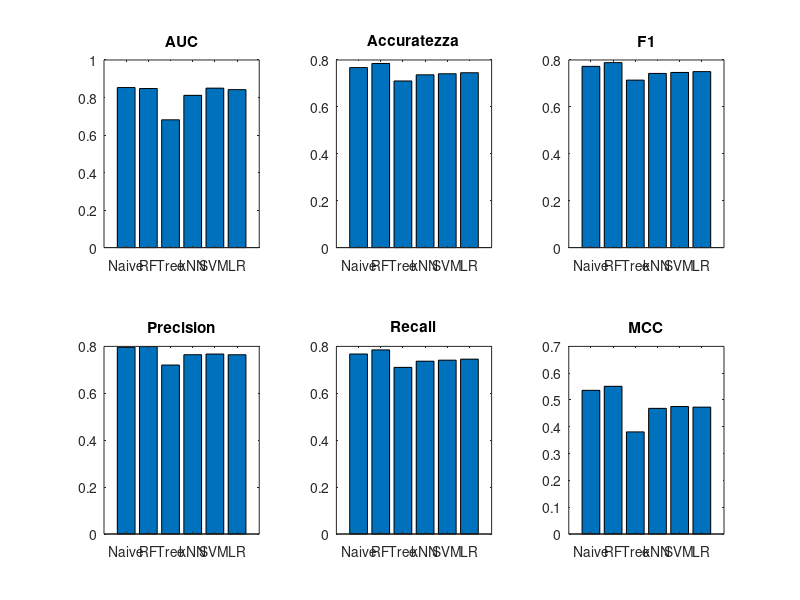

Here is the MATLAB script that generated this plot:
%% ----------------------------------------------------------- %
% Analisi dei risultati di Test & Score
clear all
close all


% Training set SMOTE 
Random = [0.8478464021748364	0.7850877192982456	0.7887091705447773	0.7991377101056865	0.7850877192982456	0.5510607948961899];
Naive = [0.8530711069577777	0.7675438596491229	0.7727784151425221	0.7962825410299944	0.7675438596491229	0.5360099757881742];
Logistic = [0.8419845382720245	0.7456140350877193	0.7504457165641376	0.76448883679254	0.7456140350877193	0.47334234146142395];
SVM = [0.8498853113584233	0.7412280701754386	0.7468480090230599	0.7673657182171113	0.7412280701754386	0.4756240731352333];
kNN = [0.8115283323421969	0.7368421052631579	0.7426680119726604	0.7646070516096065	0.7368421052631579	0.46878183597305234];
Tree = [0.6811655764166171	0.7105263157894737	0.7141160192147035	0.7204178703164021	0.7105263157894737	0.3809477566803176];


% ---------------------------------------------------------------------------------------- %
% Calcolo tutti i vettori da plottare
i=1;
AUC = [Naive(i) Random(i) Tree(i) kNN(i) SVM(i) Logistic(i)];
somenames = {'Naive'; 'RF'; 'Tree'; 'kNN'; 'SVM'; 'LR'};

% CA
i=2;
CA = [Naive(i); Random(i); Tree(i); kNN(i); SVM(i); Logistic(i)];

% F1
i=3;
F1 = [Naive(i); Random(i); Tree(i); kNN(i); SVM(i); Logistic(i)];

% Precision
i=4;
Prec = [Naive(i); Random(i); Tree(i); kNN(i); SVM(i); Logistic(i)];

% Recall
i=5;
Rec = [Naive(i); Random(i); Tree(i); kNN(i); SVM(i); Logistic(i)];

% MCC
i=6;
MCC = [Naive(i); Random(i); Tree(i); kNN(i); SVM(i); Logistic(i)];


%% ------------------------------------%
% plotto i risultati otenuti
figure('Name','Valutazione')

% AUC
subplot(2,3,1)
bar(AUC)
set(gca,'xticklabel',somenames)
% legend('Naive Bayes', 'Random Forest', 'Tree', 'kNN', 'SVM', 'Logistic Regression')
title('AUC')

% CA
subplot(2,3,2)
bar(CA)
set(gca,'xticklabel',somenames)
title('Accuratezza')

% F1
subplot(2,3,3)
bar(F1)
set(gca,'xticklabel',somenames)
title('F1')

% Precision
subplot(2,3,4)
bar(Prec)
set(gca,'xticklabel',somenames)
title('Precision')

% Recall
subplot(2,3,5)
bar(Rec)
set(gca,'xticklabel',somenames)
title('Recall')

% MCC
subplot(2,3,6)
bar(MCC)
set(gca,'xticklabel',somenames)
title('MCC')

